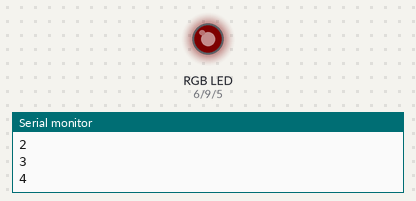
The sketch below on a simulated Arduino Uno, built with avr-gcc and run on an emulated ATmega328P. On the bench: an RGB LED mixed from three pins (HIGH = lit), the last lines printed to the serial monitor. Dim RGB values are drawn brighter than linear.

Above: at 0.15 s.
At 4.97 s:
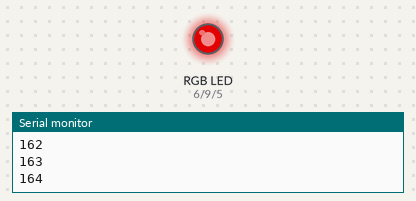
At 9.71 s:
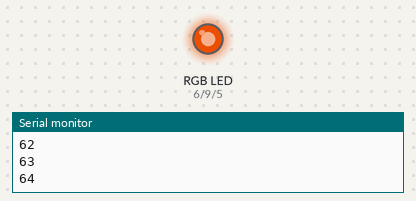
At 19.58 s:
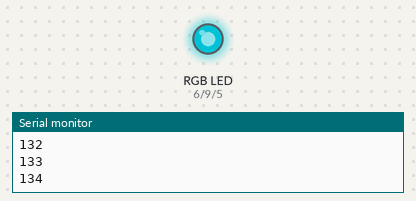
At 29.15 s:
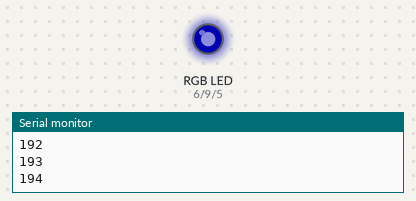
At 38.9 s:
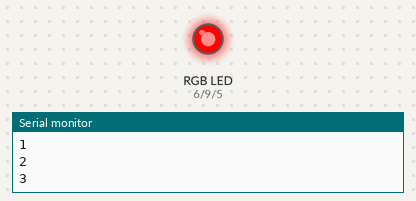
Timing chart, 0 to 40.0 s (numbered marks = the images above):
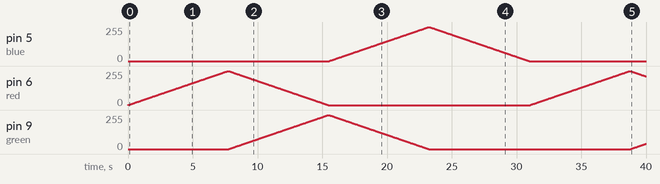

Measured:
- by itself, pin 5 (blue): rises from 0/255 to 255/255 in 7.7 s, then falls to 0/255 in 7.8 s

The sketch:

LEDString.ino
```cpp
int green = 9;
int red = 6;
int blue = 5;


void setup(){
  Serial.begin(9600);
}

void loop(){
  analogWrite(green, 0);
  analogWrite(blue, 0);
  analogWrite(red, 0);

  for(int i = 0; i < 4; i++){
    Serial.println(i);
    Serial.println("=====================================");

     for(int led = 0; led <= 255; led += 1){
       Serial.println(led);


       // red up
       if(i == 0){
         analogWrite(red, led);

         analogWrite(green, 0);
         analogWrite(blue, 0);
       }

       // red down
       // green up
       if(i == 1){
         analogWrite(red, 255 - led);
         analogWrite(green, led);

         analogWrite(blue, 0);
         //analogWrite(red, 0);
       }

       // green down
       // blue up
       if(i == 2){
         analogWrite(green, 255 - led);
         analogWrite(blue, led);

         //analogWrite(red, 0);
         analogWrite(red, 0);
       }

       // blue down
       if(i == 3){
         analogWrite(blue, 255 - led);

         analogWrite(red, 0);
         analogWrite(green, 0);
       }

       delay(30);
     }
     Serial.println("-----------------------\n");
     delay(30);
  }
}
```
